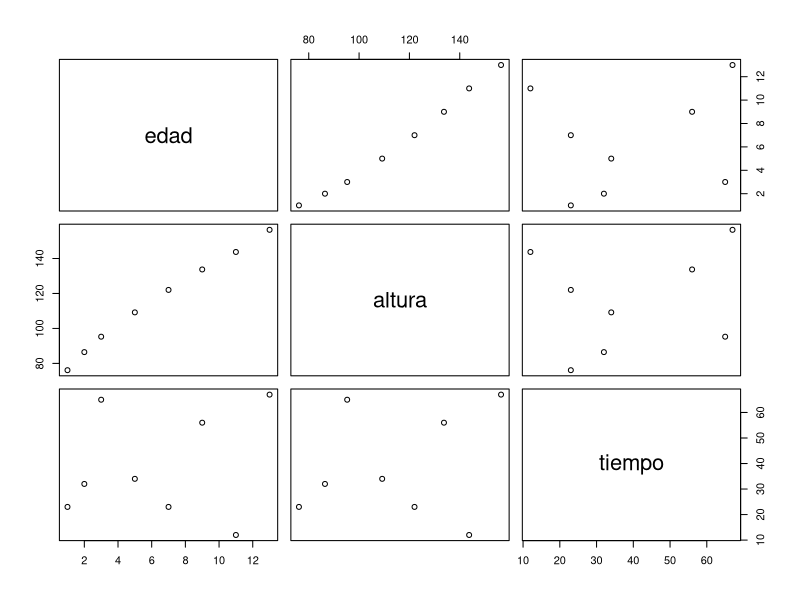
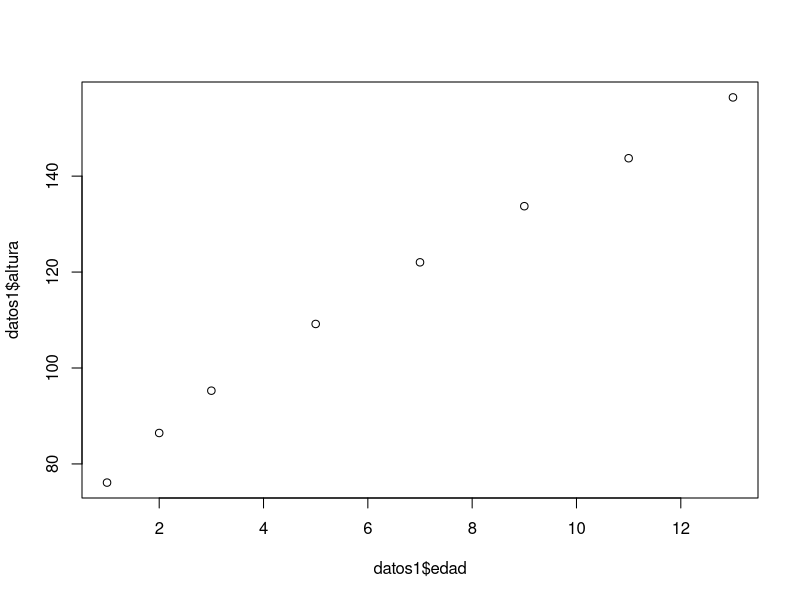
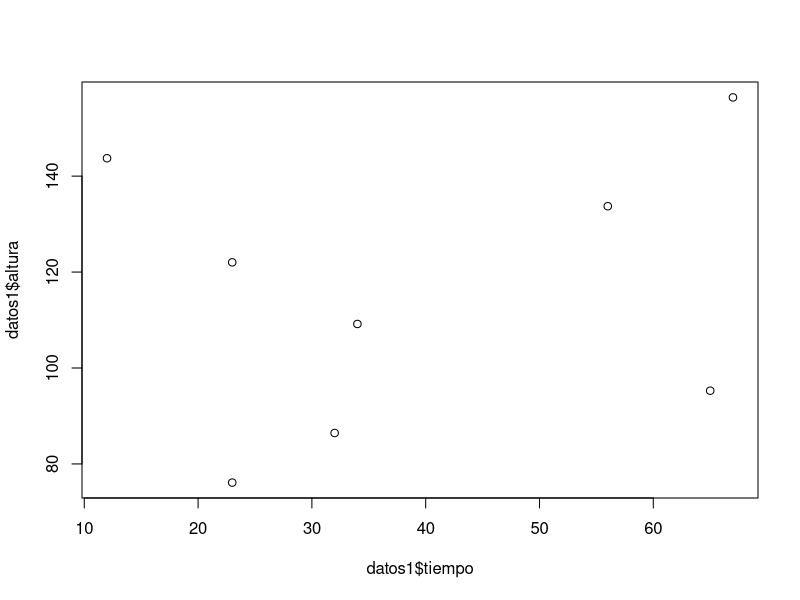
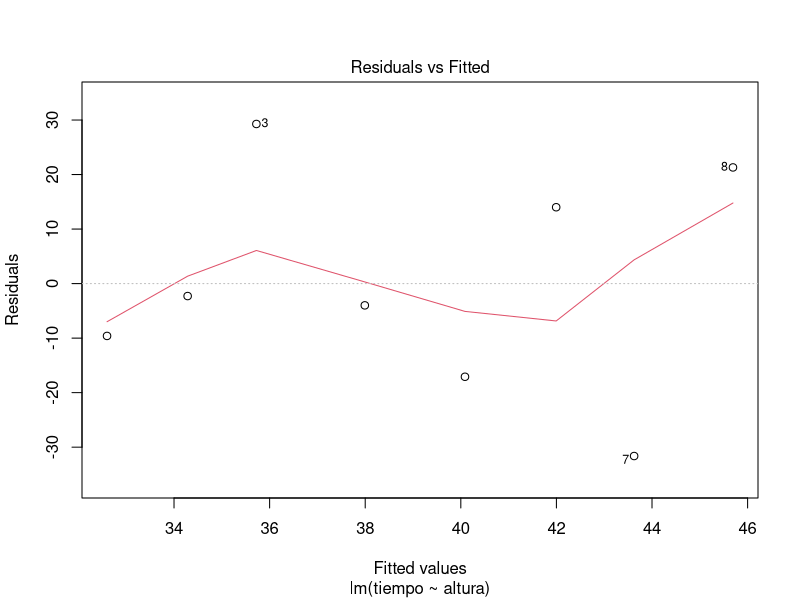
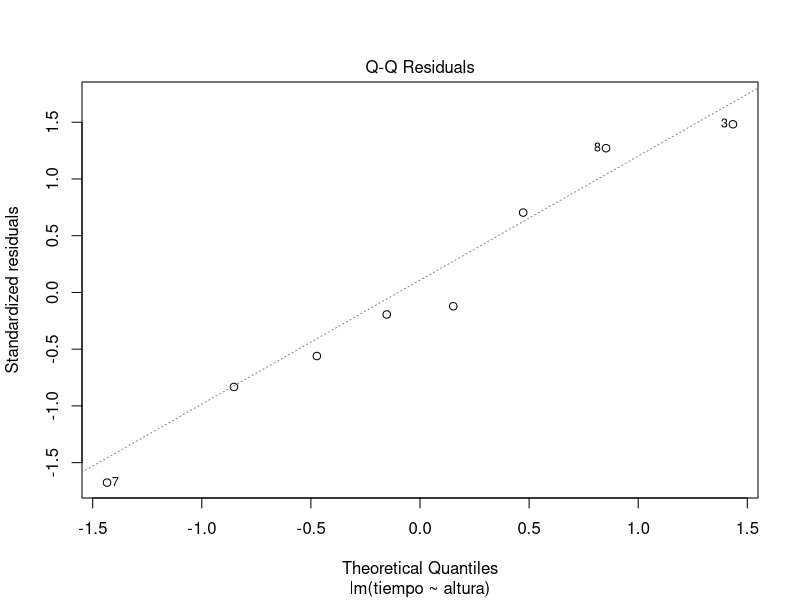
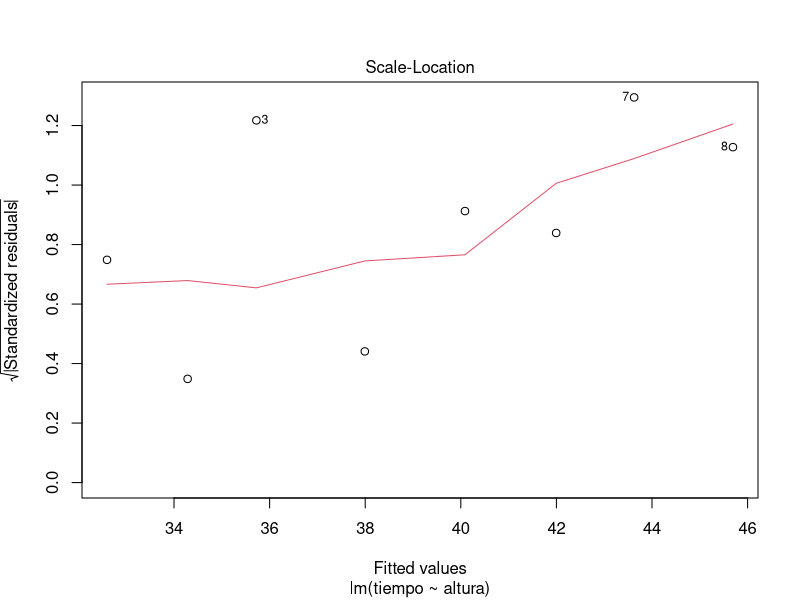
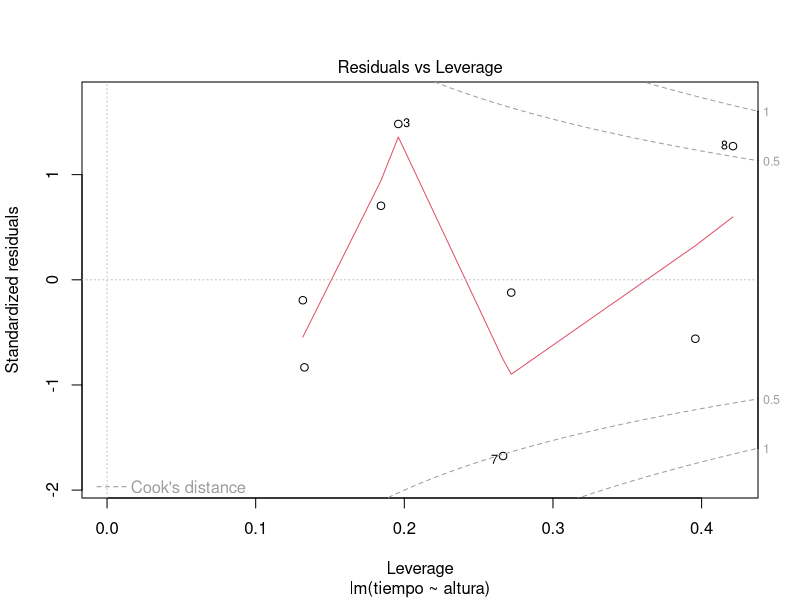

Write R code to recreate these figures, in order.
#Manejo de muchos datos juntos
edad=c ( 1 , 2 , 3 , 5 , 7 , 9 , 11 , 13 )
altura=c( 76.11,86.45,95.27,109.18,122.03,133.73,143.73,156.41)
tiempo=c( 23,32,65,34,23,56,12,67)
datos1 = data.frame(edad,altura,tiempo)
plot(datos1)
plot (datos1$edad,datos1$altura)
lm(altura~edad, data=datos1)
regresion=lm(altura~edad, data=datos1)

# regresiuon sobre tiempo y altura
plot(datos1$tiempo,datos1$altura)
regTiempoAltura=lm(tiempo~altura,data=datos1)
abline(regTiempoAltura,col="red")
plot(regTiempoAltura)
